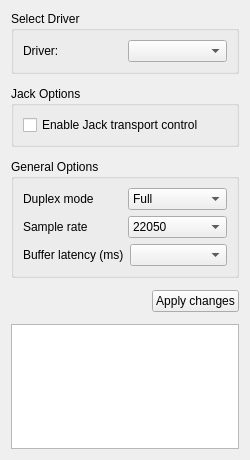
<?xml version="1.0" encoding="UTF-8"?>
<ui version="4.0">
 <class>AudioDriverConfigPage</class>
 <widget class="QWidget" name="AudioDriverConfigPage">
  <property name="geometry">
   <rect>
    <x>0</x>
    <y>0</y>
    <width>250</width>
    <height>460</height>
   </rect>
  </property>
  <property name="windowTitle">
   <string>Form</string>
  </property>
  <layout class="QVBoxLayout" name="verticalLayout_2">
   <property name="spacing">
    <number>12</number>
   </property>
   <item>
    <widget class="QGroupBox" name="groupBox">
     <property name="title">
      <string>Select Driver</string>
     </property>
     <layout class="QHBoxLayout">
      <item>
       <widget class="QLabel" name="label">
        <property name="text">
         <string>Driver:</string>
        </property>
       </widget>
      </item>
      <item>
       <widget class="QComboBox" name="driverCombo"/>
      </item>
     </layout>
    </widget>
   </item>
   <item>
    <widget class="QGroupBox" name="jackGroupBox">
     <property name="title">
      <string>Jack Options</string>
     </property>
     <layout class="QVBoxLayout">
      <property name="spacing">
       <number>6</number>
      </property>
      <property name="leftMargin">
       <number>9</number>
      </property>
      <property name="topMargin">
       <number>9</number>
      </property>
      <property name="rightMargin">
       <number>9</number>
      </property>
      <property name="bottomMargin">
       <number>9</number>
      </property>
      <item>
       <widget class="QCheckBox" name="jackTransportCheckBox">
        <property name="text">
         <string>Enable Jack transport control</string>
        </property>
       </widget>
      </item>
     </layout>
    </widget>
   </item>
   <item>
    <widget class="QGroupBox" name="driverConfigGroupBox">
     <property name="title">
      <string>General Options</string>
     </property>
     <layout class="QVBoxLayout" name="verticalLayout">
      <item>
       <layout class="QHBoxLayout">
        <property name="spacing">
         <number>6</number>
        </property>
        <property name="leftMargin">
         <number>0</number>
        </property>
        <property name="topMargin">
         <number>0</number>
        </property>
        <property name="rightMargin">
         <number>0</number>
        </property>
        <property name="bottomMargin">
         <number>0</number>
        </property>
        <item>
         <widget class="QLabel" name="label_2">
          <property name="toolTip">
           <string>&lt;html&gt;&lt;head&gt;&lt;meta name=&quot;qrichtext&quot; content=&quot;1&quot; /&gt;&lt;style type=&quot;text/css&quot;&gt;
p, li { white-space: pre-wrap; }
&lt;/style&gt;&lt;/head&gt;&lt;body style=&quot; font-family:'Sans Serif'; font-size:9pt; font-weight:400; font-style:normal; text-decoration:none;&quot;&gt;
&lt;p style=&quot; margin-top:0px; margin-bottom:0px; margin-left:0px; margin-right:0px; -qt-block-indent:0; text-indent:0px;&quot;&gt;&lt;span style=&quot; font-weight:600;&quot;&gt;Duplex mode:&lt;/span&gt;&lt;/p&gt;
&lt;p style=&quot; margin-top:0px; margin-bottom:0px; margin-left:0px; margin-right:0px; -qt-block-indent:0; text-indent:0px;&quot;&gt;Defines if both the Playback and Capture buses &lt;/p&gt;
&lt;p style=&quot; margin-top:0px; margin-bottom:0px; margin-left:0px; margin-right:0px; -qt-block-indent:0; text-indent:0px;&quot;&gt;of your soundcard are to be used, &lt;/p&gt;
&lt;p style=&quot; margin-top:0px; margin-bottom:0px; margin-left:0px; margin-right:0px; -qt-block-indent:0; text-indent:0px;&quot;&gt;or only the Playback or Capture bus(es).&lt;/p&gt;&lt;/body&gt;&lt;/html&gt;</string>
          </property>
          <property name="text">
           <string>Duplex mode</string>
          </property>
         </widget>
        </item>
        <item>
         <widget class="QComboBox" name="duplexComboBox">
          <item>
           <property name="text">
            <string>Full</string>
           </property>
          </item>
          <item>
           <property name="text">
            <string>Playback</string>
           </property>
          </item>
          <item>
           <property name="text">
            <string>Capture</string>
           </property>
          </item>
         </widget>
        </item>
       </layout>
      </item>
      <item>
       <layout class="QHBoxLayout">
        <property name="spacing">
         <number>6</number>
        </property>
        <property name="leftMargin">
         <number>0</number>
        </property>
        <property name="topMargin">
         <number>0</number>
        </property>
        <property name="rightMargin">
         <number>0</number>
        </property>
        <property name="bottomMargin">
         <number>0</number>
        </property>
        <item>
         <widget class="QLabel" name="label_2_2">
          <property name="toolTip">
           <string>&lt;html&gt;&lt;head&gt;&lt;meta name=&quot;qrichtext&quot; content=&quot;1&quot; /&gt;&lt;style type=&quot;text/css&quot;&gt;
p, li { white-space: pre-wrap; }
&lt;/style&gt;&lt;/head&gt;&lt;body style=&quot; font-family:'Sans Serif'; font-size:9pt; font-weight:400; font-style:normal; text-decoration:none;&quot;&gt;
&lt;p style=&quot; margin-top:0px; margin-bottom:0px; margin-left:0px; margin-right:0px; -qt-block-indent:0; text-indent:0px;&quot;&gt;&lt;span style=&quot; font-weight:600;&quot;&gt;Sample rate:&lt;/span&gt;&lt;/p&gt;
&lt;p style=&quot; margin-top:0px; margin-bottom:0px; margin-left:0px; margin-right:0px; -qt-block-indent:0; text-indent:0px;&quot;&gt;The sample rate used by the audio card.&lt;/p&gt;
&lt;p style=&quot;-qt-paragraph-type:empty; margin-top:0px; margin-bottom:0px; margin-left:0px; margin-right:0px; -qt-block-indent:0; text-indent:0px;&quot;&gt;&lt;/p&gt;
&lt;p style=&quot; margin-top:0px; margin-bottom:0px; margin-left:0px; margin-right:0px; -qt-block-indent:0; text-indent:0px;&quot;&gt;New projects will use this samplerate as &lt;/p&gt;
&lt;p style=&quot; margin-top:0px; margin-bottom:0px; margin-left:0px; margin-right:0px; -qt-block-indent:0; text-indent:0px;&quot;&gt;the project's sample rate on creation.&lt;/p&gt;&lt;/body&gt;&lt;/html&gt;</string>
          </property>
          <property name="text">
           <string>Sample rate</string>
          </property>
         </widget>
        </item>
        <item>
         <widget class="QComboBox" name="rateComboBox">
          <item>
           <property name="text">
            <string>22050</string>
           </property>
          </item>
          <item>
           <property name="text">
            <string>32000</string>
           </property>
          </item>
          <item>
           <property name="text">
            <string>44100</string>
           </property>
          </item>
          <item>
           <property name="text">
            <string>48000</string>
           </property>
          </item>
          <item>
           <property name="text">
            <string>88200</string>
           </property>
          </item>
          <item>
           <property name="text">
            <string>96000</string>
           </property>
          </item>
         </widget>
        </item>
       </layout>
      </item>
      <item>
       <layout class="QHBoxLayout">
        <property name="spacing">
         <number>6</number>
        </property>
        <property name="leftMargin">
         <number>0</number>
        </property>
        <property name="topMargin">
         <number>0</number>
        </property>
        <property name="rightMargin">
         <number>0</number>
        </property>
        <property name="bottomMargin">
         <number>0</number>
        </property>
        <item>
         <widget class="QLabel" name="label_7">
          <property name="toolTip">
           <string>&lt;html&gt;&lt;head&gt;&lt;meta name=&quot;qrichtext&quot; content=&quot;1&quot; /&gt;&lt;style type=&quot;text/css&quot;&gt;
p, li { white-space: pre-wrap; }
&lt;/style&gt;&lt;/head&gt;&lt;body style=&quot; font-family:'Sans Serif'; font-size:9pt; font-weight:400; font-style:normal; text-decoration:none;&quot;&gt;
&lt;p style=&quot; margin-top:0px; margin-bottom:0px; margin-left:0px; margin-right:0px; -qt-block-indent:0; text-indent:0px;&quot;&gt;&lt;span style=&quot; font-weight:600;&quot;&gt;Buffer latency:&lt;/span&gt;&lt;/p&gt;
&lt;p style=&quot; margin-top:0px; margin-bottom:0px; margin-left:0px; margin-right:0px; -qt-block-indent:0; text-indent:0px;&quot;&gt;The latency introduced by the size of the audio buffers.&lt;/p&gt;
&lt;p style=&quot;-qt-paragraph-type:empty; margin-top:0px; margin-bottom:0px; margin-left:0px; margin-right:0px; -qt-block-indent:0; text-indent:0px;&quot;&gt;&lt;/p&gt;
&lt;p style=&quot; margin-top:0px; margin-bottom:0px; margin-left:0px; margin-right:0px; -qt-block-indent:0; text-indent:0px;&quot;&gt;Some people need low latencies, if you don't need it, &lt;/p&gt;
&lt;p style=&quot; margin-top:0px; margin-bottom:0px; margin-left:0px; margin-right:0px; -qt-block-indent:0; text-indent:0px;&quot;&gt;or don't know what it means, please leave the default setting!&lt;/p&gt;&lt;/body&gt;&lt;/html&gt;</string>
          </property>
          <property name="text">
           <string>Buffer latency (ms)</string>
          </property>
         </widget>
        </item>
        <item>
         <widget class="QComboBox" name="latencyComboBox"/>
        </item>
       </layout>
      </item>
     </layout>
    </widget>
   </item>
   <item>
    <layout class="QHBoxLayout" name="horizontalLayout">
     <item>
      <spacer>
       <property name="orientation">
        <enum>Qt::Horizontal</enum>
       </property>
       <property name="sizeHint" stdset="0">
        <size>
         <width>229</width>
         <height>20</height>
        </size>
       </property>
      </spacer>
     </item>
     <item>
      <widget class="QPushButton" name="restartDriverButton">
       <property name="text">
        <string>Apply changes</string>
       </property>
      </widget>
     </item>
    </layout>
   </item>
   <item>
    <widget class="QTextEdit" name="driverInformationTextEdit"/>
   </item>
   <item>
    <spacer>
     <property name="orientation">
      <enum>Qt::Vertical</enum>
     </property>
     <property name="sizeHint" stdset="0">
      <size>
       <width>20</width>
       <height>40</height>
      </size>
     </property>
    </spacer>
   </item>
  </layout>
 </widget>
 <resources/>
 <connections/>
</ui>
